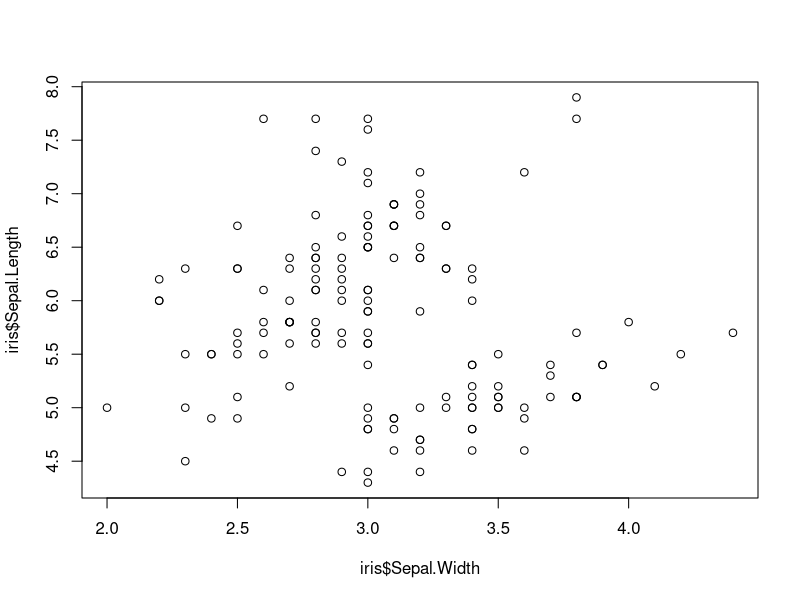
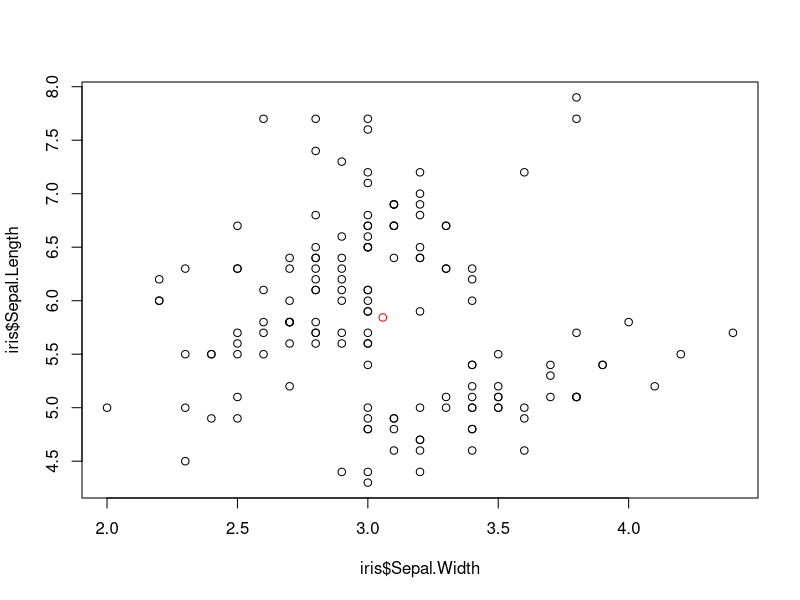
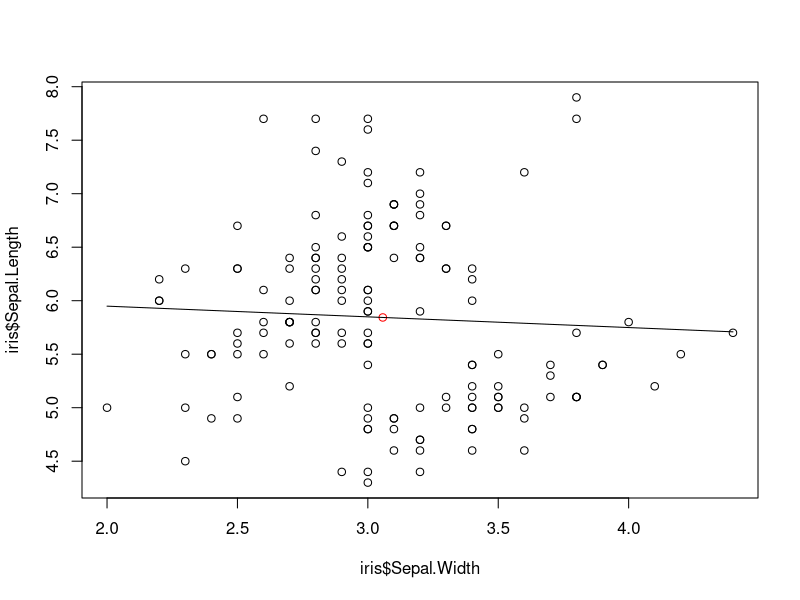
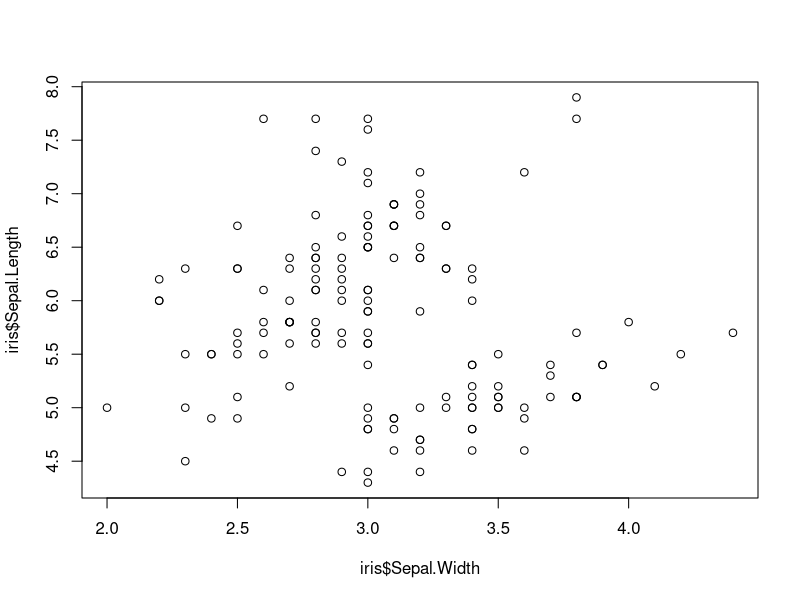
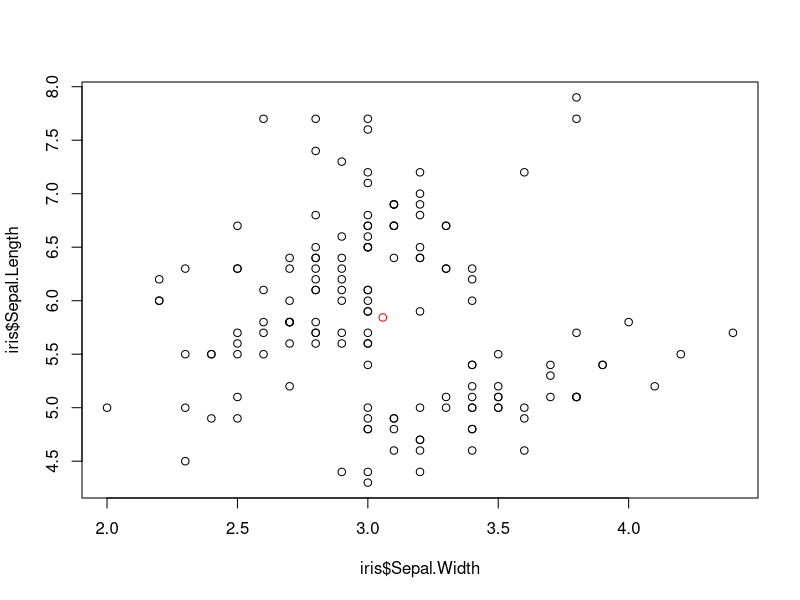
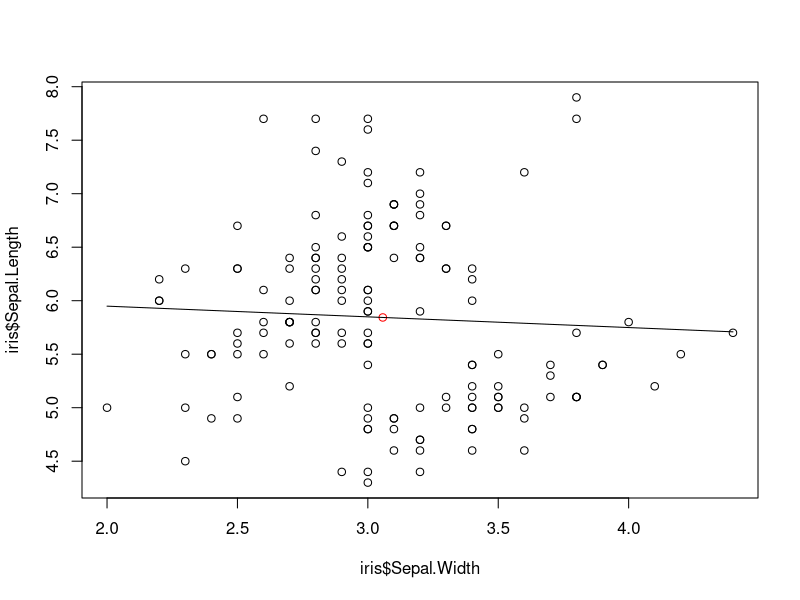
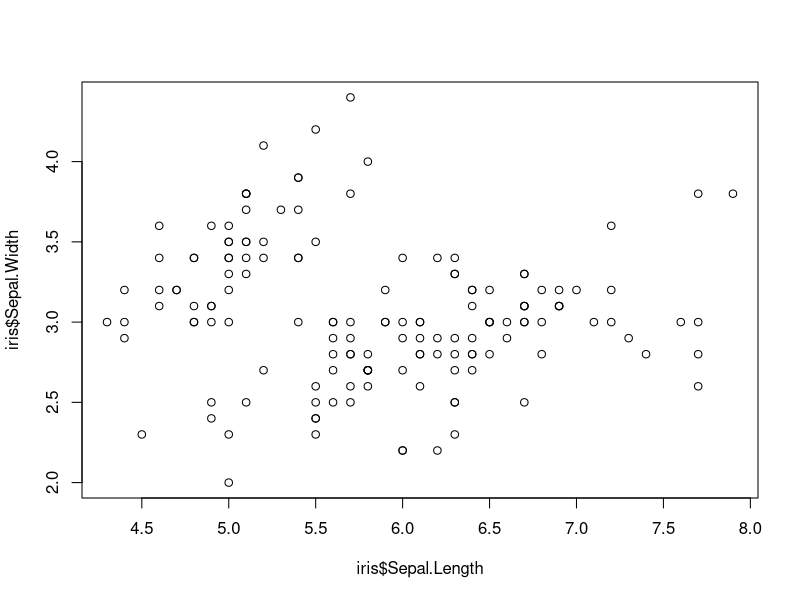

Recreate these plots in R, in order.
#loading in a dataset
data(iris)
#Previewing a dataset - use function head()
head(iris)
#to get entries in the column
iris$Sepal.Width
#to calculate the mean and standard deviation of vectors
mean(iris$Sepal.Length)
sd(iris$Sepal.Width)
#to build a scatterplot of iris sepal width and length
plot(x = iris$Sepal.Width, y = iris$Sepal.Length)
#to find center of the data
data_center_x = mean(iris$Sepal.Width)
data_center_y = mean(iris$Sepal.Length)
c(data_center_x, data_center_y)
#to add to an existing plot
plot(x = iris$Sepal.Width, y = iris$Sepal.Length)
points(x = data_center_x, y = data_center_y, col = "red")


line_point_slope = function(x, x1, y1, slope)
{
  get_y_intercept = 
    function(x1, y1, slope) 
      return(-(x1 * slope) + y1)

#to add a custom function into r workspace
  
  linear = 
    function(x, yint, slope) 
      return(yint + x * slope)
  
  return(linear(x, get_y_intercept(x1, y1, slope), slope))
}
#to add a curve to an existing plot
plot(x = iris$Sepal.Width, y = iris$Sepal.Length)
points(x = data_center_x, y = data_center_y, col = "red")
curve(
  line_point_slope(
    x, 
    data_center_x, 
    data_center_y,
    -0.1), 
  add = TRUE)


line_point_slope = function(x, x1, y1, slope)
{
  get_y_intercept = 
    function(x1, y1, slope) 
      return(-(x1 * slope) + y1)
  
  linear = 
    function(x, yint, slope) 
      return(yint + x * slope)
  
  return(linear(x, get_y_intercept(x1, y1, slope), slope))
}


data(iris)
plot(x = iris$Sepal.Width, y = iris$Sepal.Length)
data_center_x = mean(iris$Sepal.Width)
data_center_y = mean(iris$Sepal.Length)
c(data_center_x, data_center_y)

plot(x = iris$Sepal.Width, y = iris$Sepal.Length)
points(x = data_center_x, y = data_center_y, col = "red")

line_point_slope = function(x, x1, y1, slope)
{
  get_y_intercept = 
    function(x1, y1, slope) 
      return(-(x1 * slope) + y1)
  
  linear = 
    function(x, yint, slope) 
      return(yint + x * slope)
  
  return(linear(x, get_y_intercept(x1, y1, slope), slope))
}

# This code works


plot(x = iris$Sepal.Width, y = iris$Sepal.Length)
points(x = data_center_x, y = data_center_y, col = "red")
curve(
  line_point_slope(
    x, 
    data_center_x, 
    data_center_y,
    -0.1), 
  add = TRUE)

plot(x = iris$Sepal.Length, y = iris$Sepal.Width)
points(x =data_center_x, y = data_center_y, main = "justins plot", xlab = "sepal length", ylab = "sepal width", col = "red")
curve(
  line_point_slope(
    x, 
    data_center_x, 
    data_center_y,
    3), 
  add = TRUE)
